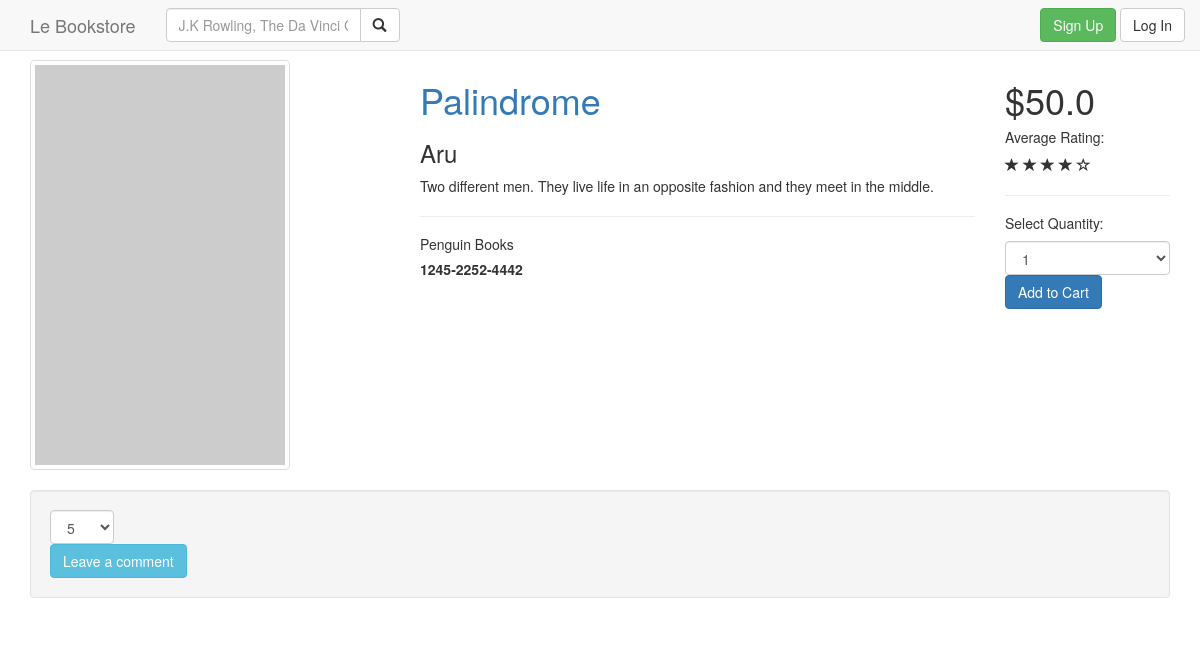
Before: /bookstore/1245-2252-4442/ with the older database file.
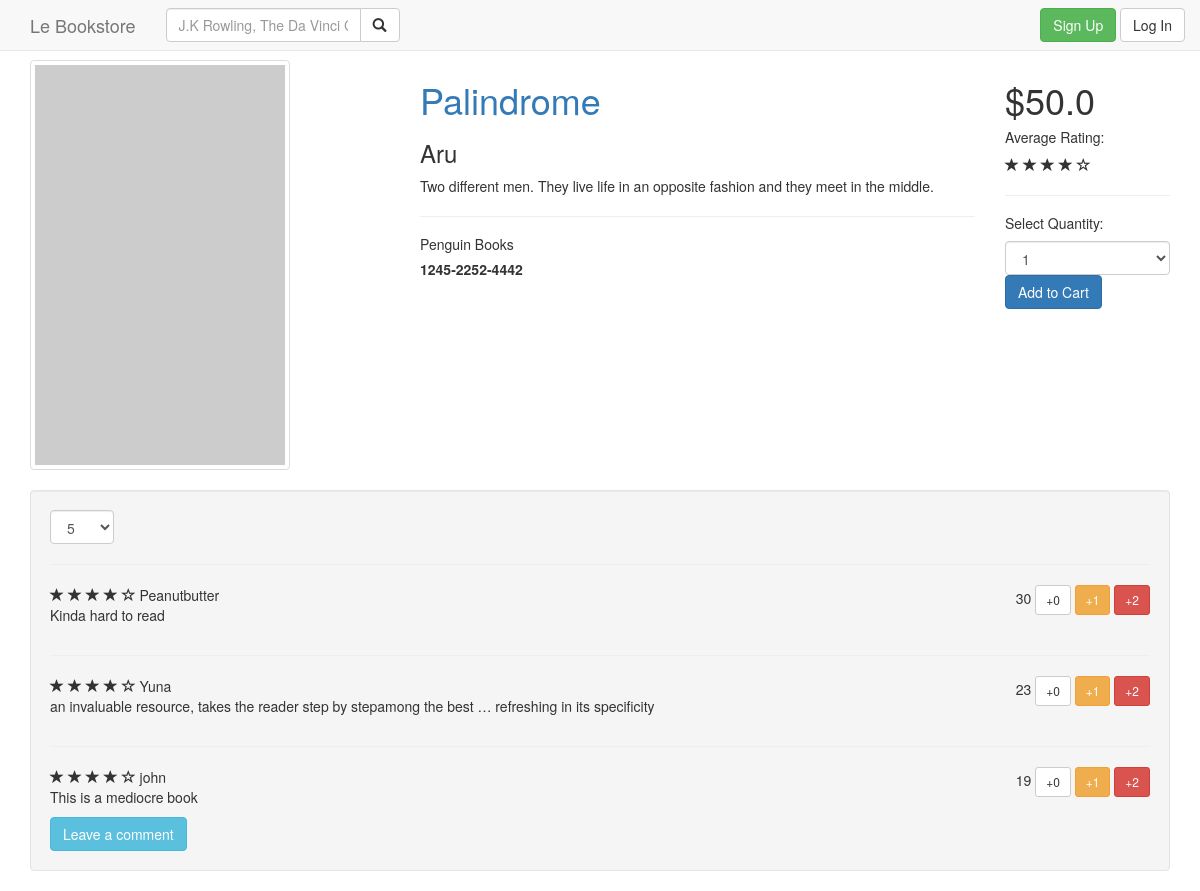
After: the same page with the newer database file.
### bookstore/models.py (models this page shows)
class Book(models.Model):
    formats = (("H", "Hardcover"), ("S", "Softcover"))
    isbn = models.CharField(max_length = 14, primary_key = True)
    title = models.CharField(max_length = 128, null = True)
    desc = models.TextField(null = True)
    img = models.URLField(null = True)
    author = models.CharField(max_length = 128, null = True)
    frmt = models.CharField(max_length = 1, choices = formats, null = True)
    publisher = models.CharField(max_length = 64, null = True)
    yr = models.IntegerField(null = True, validators = [validators.MinValueValidator(0, "Year cannot be less than 0!")])
    sbj = models.CharField(max_length = 64, null = True)
    keywords = models.CharField(max_length = 128, null = True)
    price = models.FloatField(null = True)
    copies = models.IntegerField(null = False, default = 0)

class Opinion(models.Model):
    customer = models.ForeignKey(Customer)
    book = models.ForeignKey(Book)
    score = models.IntegerField(validators = [validators.MinValueValidator(0, "Score must be >= 0."), validators.MaxValueValidator(10, "Score must be <= 10.")], default = 0)
    txt = models.TextField(default = "A")
    class Meta:
        unique_together = ("customer", "book")

class Customer(models.Model):
    login_name = models.CharField(max_length = 16, primary_key = True)
    pwd = models.CharField(max_length = 8)
    surname = models.CharField(max_length = 16)
    given_name = models.CharField(max_length = 64)
    credit_card = models.CharField(max_length = 16)
    address = models.CharField(max_length = 128)
    phoneno = models.IntegerField()

### bookstore/views.py (the view)
# urls.py: url(r'^(?P<book_id>(?:-?\d)+)/$', views.book, name='book'),
def book(request, book_id):
	book = Book.objects.get(isbn = book_id)
	comment = Opinion.objects.filter(book=book).order_by("-score")[:3]
	user_comment = None
	template = loader.get_template('bookstore/book.html')
	if request.user.is_authenticated():
		cus = Customer.objects.get(login_name=request.user.username)
		c = Opinion.objects.filter(book=book, customer=cus)
		user_comment = c[0] if len(c)!=0 else None
		print user_comment
	context = RequestContext(request, {
		'book' : book,
		'comments':comment,
		'user': user,
		'user_comment': user_comment
		})
	return HttpResponse(template.render(context))

### bookstore/templates/bookstore/book.html (shortened to what this page needs)
<!DOCTYPE html>
<html lang="en">
<head>
	<link rel="stylesheet" type="text/css" href="https://maxcdn.bootstrapcdn.com/bootstrap/3.3.5/css/bootstrap.min.css">
</head>
<body>
	<div class="container">
		<nav class="navbar navbar-default navbar-fixed-top">
			<div class="container">
			    <div class="navbar-header">
			    	<a class="navbar-brand" href="/bookstore/">
		      		  Le Bookstore
		     		</a>
			    </div>
			    <form class="navbar-form navbar-left">
				  <div class="input-group">
			  		<input type="text" class="form-control" placeholder="J.K Rowling, The Da Vinci Code...">
				    <span class="input-group-btn">
				        <button class="btn btn-default" type="button"><span class="glyphicon glyphicon-search" aria-hidden="true"></span></button>
				    </span>
				  </div>
				</form>
				<div class="navbar-right">
				{% if user.is_authenticated %}
					Logged in as {{ user.username }}
					<a type="button" class="btn btn-default navbar-btn" href="/bookstore/logout">Log Out</a>
				{% else %}
					<a type="button" class="btn btn-success navbar-btn" href="/bookstore/register">Sign Up</a>
					<a type="button" class="btn btn-default navbar-btn" href="/bookstore/login">Log In</a>
				{% endif %}
				</div>
			</div>
		</nav>
		<br>
		<br>
		<br>
		<div class="row">
			<div class = "col-md-4">
				<img src="http://placehold.it/250x400" alt={{book.title}} class="img-thumbnail">
			</div>
			<div class = "col-md-6">
				<h1 class="text-primary">{{book.title}}</h1>
				<h3>{{book.author}}</h3>
				<p>{{book.desc}}</p>
				<hr>
				<h5>{{book.publisher}}</h5>
				<h5><strong>{{book.isbn}}</strong></h5>
			</div>
			<div class = "col-md-2">
				<h1>${{book.price}}</h1>
				<h5>Average Rating:</h5>
				<div>
					<span class="glyphicon glyphicon-star" aria-hidden="true"></span>
					<span class="glyphicon glyphicon-star" aria-hidden="true"></span>
					<span class="glyphicon glyphicon-star" aria-hidden="true"></span>
					<span class="glyphicon glyphicon-star" aria-hidden="true"></span>
					<span class="glyphicon glyphicon-star-empty" aria-hidden="true"></span>
				</div>
				<hr>
				<h5>Select Quantity:</h5>
				<select class="form-control">
				  <option>1</option>
				</select>
				<button class="btn btn-primary">Add to Cart</button>
			</div>
		</div>
		<br>
		<div class="well">
				<div class="row">
					<div class="col-lg-1">
						<select class="form-control">
							<option>5</option>
						</select>
					</div>
				</div>
				{% for comment in comments %}
				<hr>
				<div class="row">
					<div class="col-md-12">
						<span class="glyphicon glyphicon-star"></span>
						<span class="glyphicon glyphicon-star"></span>
						<span class="glyphicon glyphicon-star"></span>
						<span class="glyphicon glyphicon-star"></span>
						<span class="glyphicon glyphicon-star-empty"></span>
						{{comment.customer.login_name}}
						<span class="pull-right">{{comment.score}}
							<button type="button" class="btn btn-default btn-circle btn-sm">+0</button>
							<button type="button" class="btn btn-warning btn-circle btn-sm">+1</button>
							<button type="button" class="btn btn-danger btn-circle btn-sm">+2</button>
						</span>
						<p>{{comment.txt}}</p>
					</div>
				</div>
				{% endfor %}
				<div class="row">
					<div class="col-md-12">
						<button type="button" class="btn btn-info" data-toggle="modal" data-target="#myModal">Leave a comment</button>
					</div>
				</div>
			</div>
	</div>
</body>
</html>

Changed rows visible on the page:
added Opinion: customer.login_name "Peanutbutter", score "30", txt "Kinda hard to read"
added Opinion: customer.login_name "Yuna", score "23", txt "an invaluable resource, takes the reader step by stepamong the best … refreshing in its specificity"
added Opinion: customer.login_name "john", score "19", txt "This is a mediocre book"
